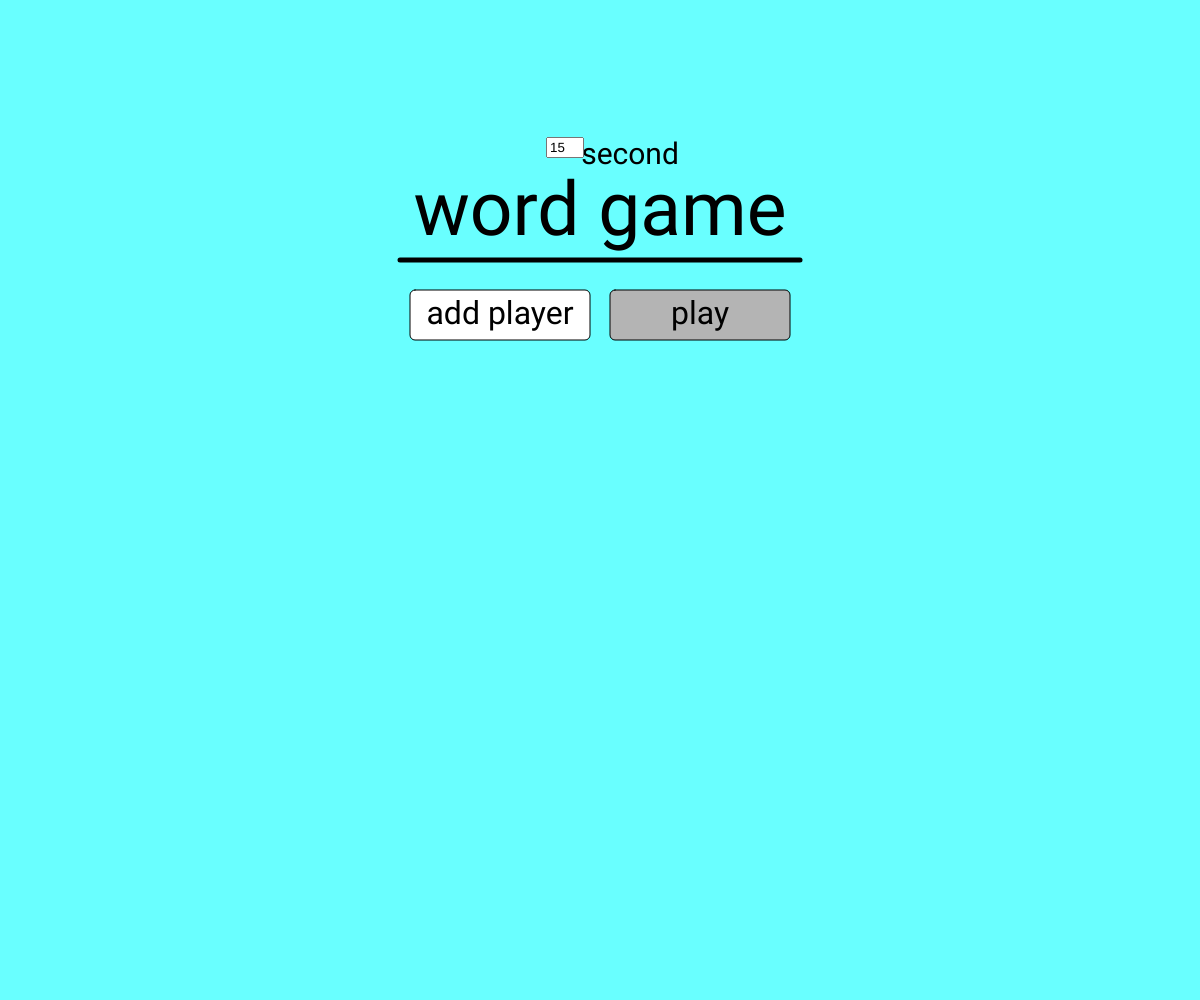
Frame 1 (no input)
Frame 60 (no input): identical to frame 1, image omitted
Frame 120 (the mouse pressed at the canvas centre since frame 60): identical to frame 1, image omitted

The p5.js sketch that drew this single still picture (run headless with seeded random() and noise() and a simulated clock; from frame 60 on, the mouse is pressed at the canvas centre):

// p5.js sketch
// ── sketch.js
var players;
var currentPlayers;
var currentPlayerTimes;

var initTime;

var timeBox;

var turn;

var turnStartAt;
var elimStartTime;
var transitionStartTime;

var scene;

var boxes;

function windowResized() {
    resizeCanvas(windowWidth, windowHeight);
}

function setup() {
    createCanvas(windowWidth, windowHeight);
    textFont('Roboto');

    players = [];
    currentPlayers = [];

    initTime = 15 * 1000;
    turnStartAt = millis();
    currentPlayerTimes = [];
    for(let i = 0; i < currentPlayers.length; i++) currentPlayerTimes.push(initTime); 

    turn = 0;

    transitionStartTime = millis();

    scene = "title";

    timeBox = createInput("15");
    timeBox.position(width/2 - 54, height/4 - 113);
    timeBox.size(30);
    timeBox.addClass("s-textbox");

    boxes = [];
}

function drawClock(TIME, currPlayer, upNext, hideUpNext) {
    textAlign(CENTER, BOTTOM);
    textSize(100);
    text(currPlayer, width/2, height/2 - 120);

    if(!hideUpNext) {
        textSize(40);
        textAlign(CENTER, TOP);
        text("up next: " + upNext, width/2, height/2 + 120);
    }


    //lines
    strokeWeight(5);
    line(width/2 + 197.1484375, height/2 - 110, width/2 - 197.1484375 - 20, height/2 - 110);
    line(width/2 + 197.1484375, height/2 + 100, width/2 - 197.1484375 - 20, height/2 + 100);
    strokeWeight(1);

    //timer
    let roundedDisplayTime = round(TIME/1000 * 100) / 100;
    
    //timer, seconds; has width 269.53125
    textAlign(LEFT, TOP);
    textSize(240);
    if(floor(roundedDisplayTime) < 10) {
        text("0" + floor(roundedDisplayTime), width/2 - 197.1484375 - 30, height/2 - 100);
    } else {
        text(floor(roundedDisplayTime), width/2 - 197.1484375 - 30, height/2 - 100);
    }

    //timer, centiseconds; has width 124.765625
    textAlign(LEFT, TOP);
    textSize(120);
    if(roundedDisplayTime * 100 % 100 < 10) {
        text("0" + floor(roundedDisplayTime * 100) % 100, width/2 - 197.1484375 + 269.53125 - 30, height/2 - 60);
    } else {
        text(floor(roundedDisplayTime * 100) % 100, width/2 - 197.1484375 + 269.53125 - 30, height/2 - 60);
    }
}

function drawGame() {
    background(255);
    background(0, 255, 255, 150);
    
    let turnTime = millis() - turnStartAt;

    if(currentPlayerTimes[turn] - turnTime <= 0) {
        elimStartTime = millis();
        scene = "elimination";
    } else {
        drawClock(currentPlayerTimes[turn] - turnTime, currentPlayers[turn], currentPlayers[(turn+1) % currentPlayers.length]);
    }
}

function drawElimination() {
    background(255);
    background(255, 0, 0, 150);

    drawClock(0, currentPlayers[turn], currentPlayers[(turn + 1) % currentPlayers.length]);

    if(millis() - elimStartTime > 500) {
        //eliminate last player
        if(currentPlayers.length == 2) {
            currentPlayers.splice(turn, 1);
            currentPlayerTimes.splice(turn, 1);
            scene = "win";
        }
        
        //otherwise, reduce player, keep going
        else {
            currentPlayers.splice(turn, 1);
            currentPlayerTimes.splice(turn, 1);

            turnStartAt = millis();
            if(turn == currentPlayers.length) turn = 0;
            scene = "game";
        }
    }
}

function drawTransition() {

    background(255);
    background(0, 255, 255, 150);

    textAlign(CENTER, CENTER);
    textSize(120, 120);
    text(3 - floor((millis() - transitionStartTime)/1000), width/2, height/2);

    if(3 - floor((millis() - transitionStartTime)/1000) <= 0) {

        currentPlayers = [];
        currentPlayerTimes = [];
        turnStartAt = millis();
        for(let i = 0; i < players.length; i++) {
            currentPlayers.push(players[i]);
            currentPlayerTimes.push(initTime);
        }
        turn = 0;
        scene = "game";
    } 
}

function drawTitle() {
    background(255);
    background(0, 255, 255, 150);


    textAlign(CENTER, BOTTOM);
    textSize(30);
    text("second", width/2 + 30, height/4 - 80);

    textSize(75);
    textAlign(CENTER, BOTTOM);
    text("word game", width/2, height/4);

    strokeWeight(5);
    line(width/2 - 200, height/4 + 10, width/2 + 200, height/4 + 10);
    strokeWeight(1);

    //remove player boxes
    strokeWeight(2);
    for(let i = 0; i < boxes.length; i++) {
        let shift = height/4 + 3 + 60 * (i+1);

        let distX = mouseX - (width/2 - 185 + 5);
        let distY = mouseY - (-5 + shift);
        
        if(distX * distX + distY * distY < 13 * 12) {
            fill(180);
            strokeWeight(0);
            ellipse(width/2 - 185 + 5, -5 + shift, 25, 25);
            strokeWeight(2);
        }

        line(width/2 - 185, shift, width/2 - 185 + 10, - 10 + shift);
        line(width/2 - 185, -10 + shift, width/2 - 185 + 10, shift);
    }
    strokeWeight(1);

    //draw buttons
    if(mouseX > width/2 - 200 + 10 && mouseX < width/2 - 200 + 10 + 180
        && mouseY > height/4 + 40 + 60 * boxes.length && mouseY < height/4 + 40 + 50 + 60 * boxes.length) {
        
        fill(180);
    } else fill(255);
    rect(width/2 - 200 + 10, height/4 + 40 + 60 * boxes.length, 180, 50, 5);

    if(boxes.length < 2 || (mouseX > width/2 + 10 && mouseX < width/2 + 10 + 180
        && mouseY > height/4 + 40 + 60 * boxes.length && mouseY < height/4 + 40 + 50 + 60 * boxes.length)) {
        
        fill(180);
    } else fill(255);
    rect(width/2 + 10, height/4 + 40 + 60 * boxes.length, 180, 50, 5);

    //button text
    textSize(32);
    textAlign(CENTER, CENTER);
    fill(0);
    text("add player", width/2 - 200 + 10 + 90, height/4 + 40 + 25 + 60 * boxes.length);
    text("play", width/2 + 10 + 90, height/4 + 40 + 25 + 60 * boxes.length);
}

function draw() {

    switch(scene) {
        case "title":
            drawTitle();
        break;

        case "transition":
            drawTransition();
        break;

        case "game":
            drawGame();
        break;

        case "elimination":
            drawElimination();
        break;

        case "win":
            background(255);
            background(0, 255, 0, 100);

            drawClock(currentPlayerTimes[0], currentPlayers[0], currentPlayers[0], true);

            if(mouseX > width/2 - 210 && mouseX < width/2 - 210 + 190
                && mouseY > height/2 + 120 && mouseY < height/2 + 120 + 50) {
                fill(180);
            } else fill (255);
            rect(width/2 - 210, height/2 + 120, 190, 50, 5);

            if(mouseX > width/2 && mouseX < width/2 + 190
                && mouseY > height/2 + 120 && mouseY < height/2 + 120 + 50) {
                fill(180);
            } else fill (255);
            rect(width/2, height/2 + 120, 190, 50, 5);
            
            textSize(32);
            fill(0);
            textAlign(CENTER, CENTER);
            text("play again", width/2 - 210 + 95, height/2 + 120 + 25);
            text("title", width/2 + 95, height/2 + 120 + 25);
        break;
    }
}

function keyPressed() {
    if(scene == "game") {

        if(key == 'e') {
            currentPlayerTimes[turn] = 0;
        } else {
            currentPlayerTimes[turn] -= millis() - turnStartAt;

            turnStartAt = millis();
            turn = ++turn % currentPlayers.length;
        }
    }
}

function mouseClicked() {

    if(scene == "title") {
        if(mouseX > width/2 - 200 + 10 && mouseX < width/2 - 200 + 10 + 180
            && mouseY > height/4 + 40 + 60 * boxes.length && mouseY < height/4 + 40 + 50 + 60 * boxes.length) {
            
            let newBox = createInput("");
            newBox.size(340);
            newBox.position(width/2 - 160, height/4 + 35 + boxes.length * 60);
            newBox.addClass("textbox");
            
            boxes.push(newBox);
        }

        else if(boxes.length >= 2 && mouseX > width/2 + 10 && mouseX < width/2 + 10 + 180
            && mouseY > height/4 + 40 + 60 * boxes.length && mouseY < height/4 + 40 + 50 + 60 * boxes.length) {
            
            players = [];
            for(let i = 0; i < boxes.length; i++) {
                players.push(boxes[i].value());
                boxes[i].hide();
            }
            timeBox.hide();
            
            initTime = Number.parseInt(timeBox.value()) * 1000;

            transitionStartTime = millis();

            scene = "transition";
        } else {

            for(let i = 0; i < boxes.length; i++) {
                let shift = height/4 + 3 + 60 * (i+1);

                let distX = mouseX - (width/2 - 185 + 5);
                let distY = mouseY - (-5 + shift);
                
                if(distX * distX + distY * distY < 13 * 12) {
                    boxes[i].remove();
                    boxes.splice(i, 1);

                    for(let j = 0; j < boxes.length; j++) {
                        boxes[j].position(width/2 - 160, height/4 + 35 + j * 60);
                    }

                    break;
                }
            }
        }
    } else if(scene == "win") {
        if(mouseX > width/2 - 210 && mouseX < width/2 - 210 + 190
            && mouseY > height/2 + 120 && mouseY < height/2 + 120 + 50) { 
            scene = "transition";
            transitionStartTime = millis();
        }
        
        else if(mouseX > width/2 && mouseX < width/2 + 190
            && mouseY > height/2 + 120 && mouseY < height/2 + 120 + 50) {
            scene = "title";

            for(let i = 0; i < boxes.length; i++) boxes[i].show();
            timeBox.show();
        }
    }
}

// ── style.css
main, body, head {
    overflow: hidden;
    margin: 0;
}

.textbox {
    outline: none;
    border: black;
    color: black;
    text-align: left;
    border-bottom: 2px solid black;
    
    background-color: transparent;
  
    font-size:xx-large;
    font-family: 'Roboto';
  }
  
  input::-webkit-outer-spin-button,
  input::-webkit-inner-spin-button {
    display: none;
  }

  .s-textbox {
    outline: none;
    border: black;
    color: black;
    text-align: left;
    border-bottom: 1px solid black;
    
    background-color: transparent;
  
    font-size:x-large;
    font-family: 'Roboto';
  }
  
  input::-webkit-outer-spin-button,
  input::-webkit-inner-spin-button {
    display: none;
  }
